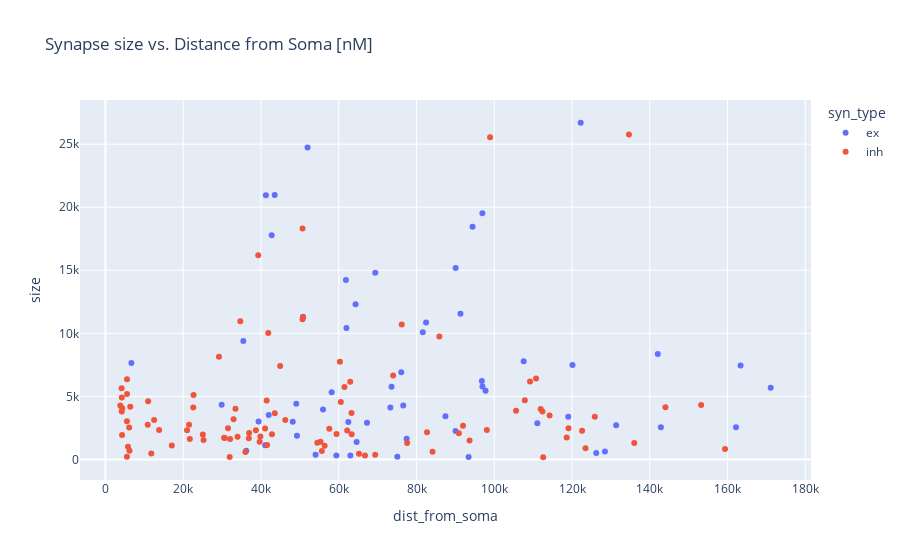

Notebook code for this chart:
### Code cell
# TODO: fix euclid distance to dikstra / over the tree
import plotly.express as px
pd.options.mode.copy_on_write = True

def synapse_dist_from_soma(syn):
    syn_xyz = syn.ctr_pt_position.tolist() * np.array([4,4,40])
    return np.linalg.norm(soma_xyz - syn_xyz)

inh_syn_df['dist_from_soma'] = inh_syn_df.apply(synapse_dist_from_soma, axis=1).copy()
inh_syn_df['syn_type'] = 'inh'

ex_syn_df['dist_from_soma'] = ex_syn_df.apply(synapse_dist_from_soma, axis=1).copy()
ex_syn_df['syn_type'] = 'ex'

syn_df = pd.concat([ex_syn_df, inh_syn_df])
fig = px.scatter(syn_df, x="dist_from_soma", y="size", color="syn_type",
                 title="Synapse size vs. Distance from Soma [nM]")
fig.show()
